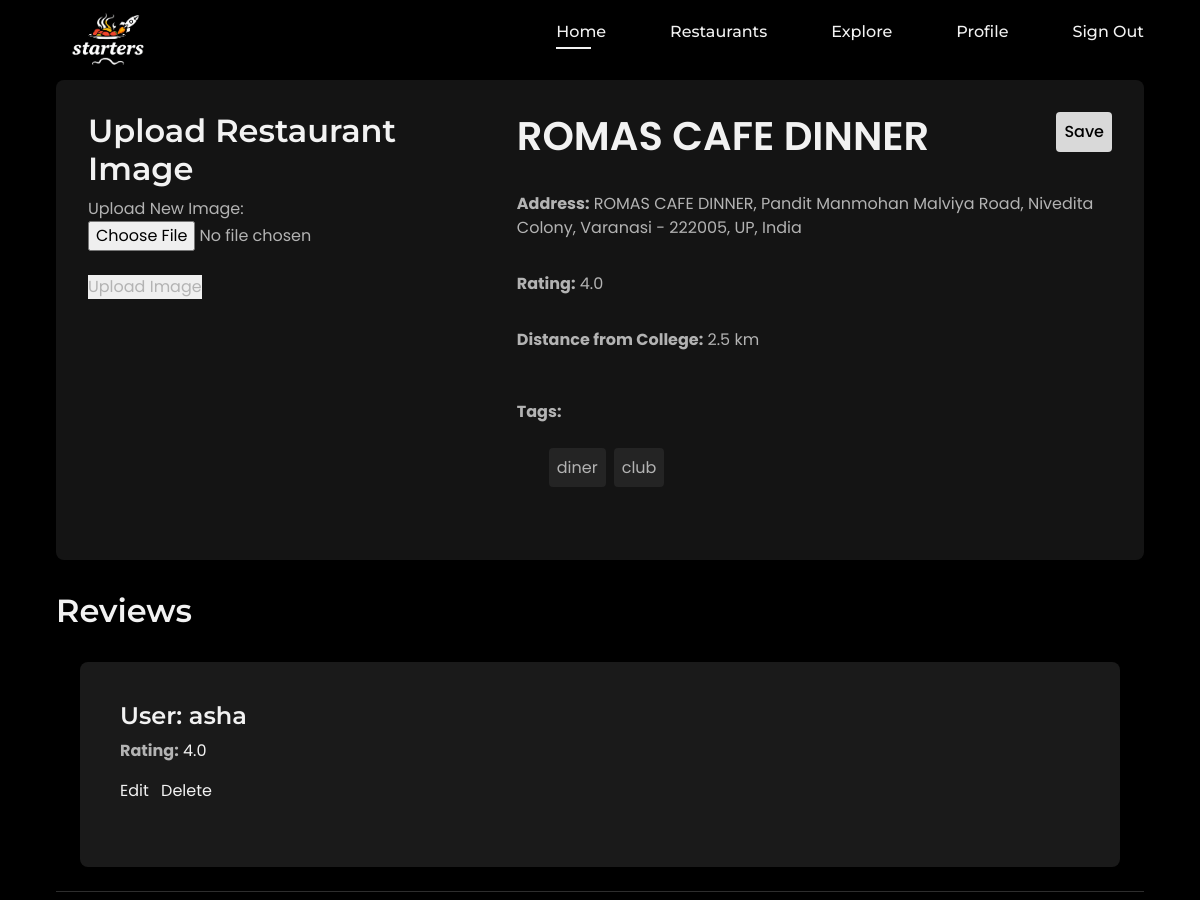
Before: /restaurant/31/ (signed in, upper part) with the older database file.
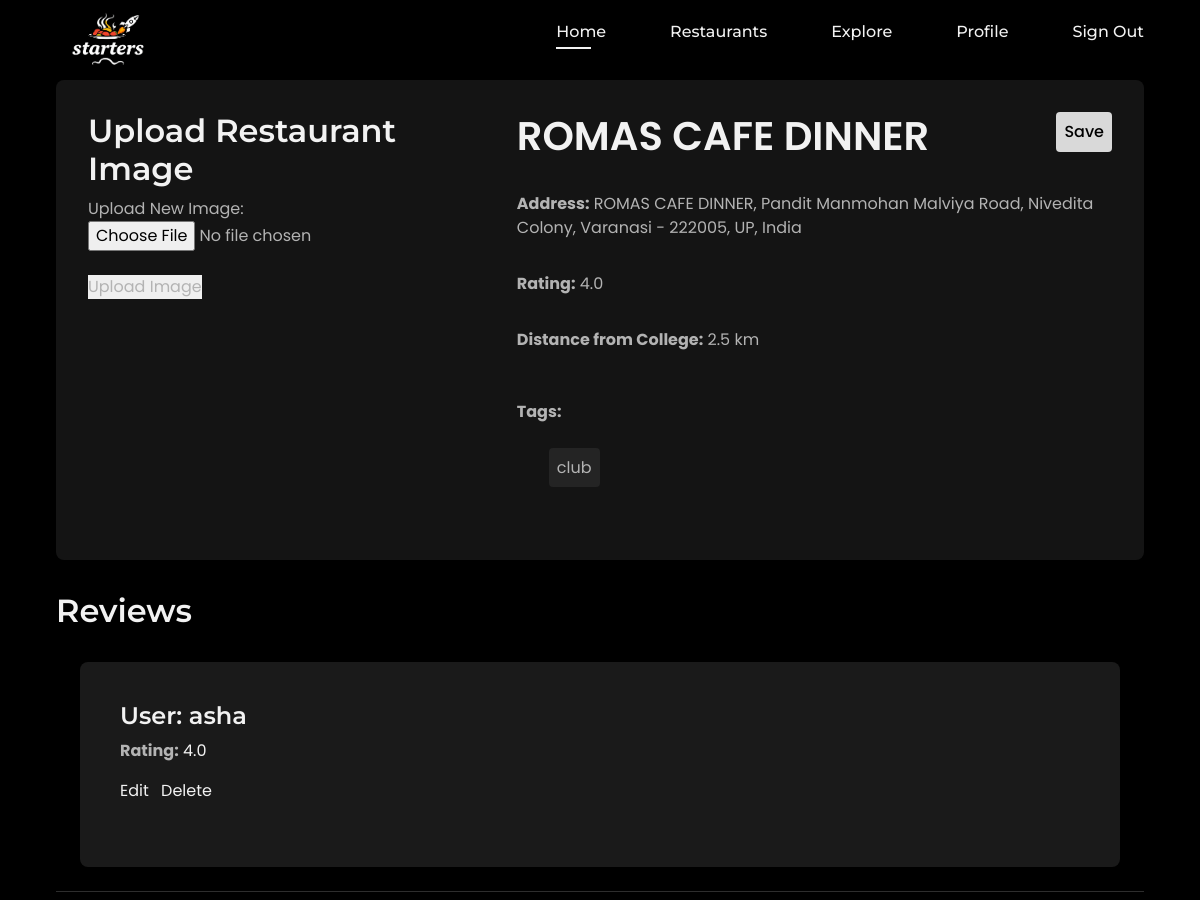
After: the same page with the newer database file.
### rest/models.py (models this page shows, shortened)
class Tag(models.Model):
    name=models.CharField(max_length=50,unique=True)

class RatingReview(models.Model):
    restaurant = models.ForeignKey(Restaurant, related_name="ratings", on_delete=models.CASCADE)
    user = models.ForeignKey(settings.AUTH_USER_MODEL, on_delete=models.CASCADE)
    rating = models.DecimalField(max_digits=2, decimal_places=1)
    review = models.TextField(blank=True)
    review_image = models.ImageField(upload_to='review_images', null=True, blank=True)
    date_posted = models.DateTimeField(default=timezone.now)
    class Meta:
        unique_together = ('restaurant', 'user')  # Ensure each user can rate only once

### userauths/models.py (models this page shows, shortened)
class User(AbstractUser):
    email = models.EmailField(unique=True, null=False)
    username = models.CharField(max_length=100, unique=True)
    bio = models.CharField(max_length=150, blank=True)
    USERNAME_FIELD = "email"
    REQUIRED_FIELDS = ['username']

### rest/views.py (the view, shortened to what this page needs)
# urls.py: path('restaurant/<int:pk>/', views.restaurant_detail, name='restaurant_detail'),
@login_required
def restaurant_detail(request,pk):
    restaurant=get_object_or_404(Restaurant,pk=pk)
    reviews=restaurant.ratings.all()
    context={
        'restaurant':restaurant,
        'reviews':reviews
    }
    return render(request,'rest/rest_detail.html',context)

### templates/rest/rest_detail.html (shortened to what this page needs)
{% extends 'partials/base.html'%}
{% load static %}
{% block content %}
<section class="rest_detail section" id="rest_detail">
  <div class="container">
    <div class="restaurant-card">
      <div class="restaurant-image">
        {% if restaurant.main_image %}
        <img src="{{ restaurant.main_image.url }}" alt="Restaurant Image">
        {% else %}
        <div class="upload-main-image">
          <h2>Upload Restaurant Image</h2>
          <form method="POST" enctype="multipart/form-data" action="{% url 'rest:update_restaurant_image' restaurant.id %}">
            <label for="main_image">Upload New Image:</label>
            <input type="file" id="main_image" name="main_image" accept="image/*" required>
            <br><br>
            <button type="submit">Upload Image</button>
          </form>
        </div>
        {% endif %}
      </div>
      <div class="restaurant-info">
        <div class="save-rest">
          <h1 class="restaurant-name">{{ restaurant.name }}</h1>
      <button id="save-restaurant" data-id="{{ restaurant.id }}">
        {% if restaurant in request.user.profile.saved_restaurants.all %}
        Unsave
        {% else %}
        Save
        {% endif %}
      </button>
        </div>
        <p class="restaurant-address"><strong>Address:</strong> {{ restaurant.address }}</p>
        <p class="restaurant-rating"><strong>Rating:</strong> {{ restaurant.rating }}</p>
        <p class="restaurant-distance"><strong>Distance from College:</strong> {{ restaurant.distance }} km</p>
        <p class="restaurant-tags"><strong>Tags:</strong>
          <ul class="rest-tags">
            {% for tag in restaurant.tags.all %}
            <li><a href="{% url 'rest:restaurants_by_tag' tag_name=tag.name %}" class="rest-tag">{{ tag.name }}</a></li>
            {% endfor %}
          </ul>
        </p>
      </div>
    </div>
    <h2>Reviews</h2>
    <div class="reviews-section">
      {% for review in reviews %}
      {% if review.user == request.user %}
      <div class="my-review">
        <div class="review-box">
          <h2>User: {{ review.user.username }}</h2>
          <p><strong>Rating:</strong> <span>{{ review.rating }}</span></p>
          <a href="{% url 'rest:update_review' review.id %}">Edit</a>
          <a href="{% url 'rest:delete_review' review.id %}" onclick="return confirm('Are you sure you want to delete this review?');">Delete</a>
        </div>
      </div>
      <hr>
      {% endif %}
      {% endfor %}
    </div>
  </div>
</section>
{% endblock %}

Changed rows visible on the page:
removed Tag: name "diner"
